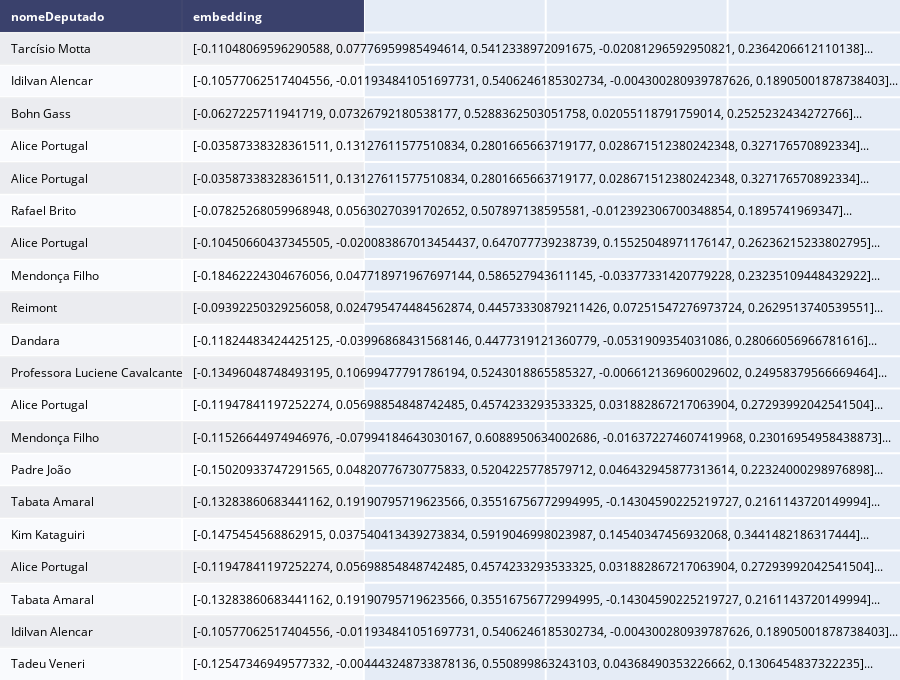

Here is the notebook cell this chart was saved with:
### Markdown cell above
Por aqui, conclui-se as visualizações geradas para o trabalho, e análises podem ser realizadas.

Abaixo estão pedaços de algumas visualizações testes que realizei antes de conseguir chegar na solução acima.

### Code cell
import plotly.figure_factory as ff
import nbformat

print(nbformat.__version__)
# Criar uma tabela com os dados relevantes
tabela = df[["nomeDeputado",  "embedding"]]

# Transformar embeddings em strings reduzidas para exibição
tabela["embedding"] = tabela["embedding"].apply(lambda x: str(x[:5]) + "...")  # Mostra apenas os 5 primeiros valores

# Criando a tabela interativa
fig = ff.create_table(tabela)

# Exibir a tabela
fig.show()

### Figure 1 — Plotly figure (JSON) as saved in the notebook; plotly's stock layout.template omitted (floating-point values rounded to 4 significant figures)
{"data": [{"colorscale": [[0, "#00083e"], [0.5, "#ededee"], [1, "#ffffff"]], "hoverinfo": "none", "opacity": 0.75, "showscale": false, "type": "heatmap", "z": [[0, 0], [0.5, 0.5], [1, 1], [0.5, 0.5], [1, 1], [0.5, 0.5], [1, 1], [0.5, 0.5], [1, 1], [0.5, 0.5], [1, 1], [0.5, 0.5], [1, 1], [0.5, 0.5], [1, 1], [0.5, 0.5], [1, 1], [0.5, 0.5], [1, 1], [0.5, 0.5], [1, 1]]}], "layout": {"annotations": [{"align": "left", "font": {"color": "#ffffff"}, "showarrow": false, "text": "<b>nomeDeputado</b>", "x": -0.45, "xanchor": "left", "xref": "x", "y": 0, "yref": "y"}, {"align": "left", "font": {"color": "#ffffff"}, "showarrow": false, "text": "<b>embedding</b>", "x": 0.55, "xanchor": "left", "xref": "x", "y": 0, "yref": "y"}, {"align": "left", "font": {"color": "#000000"}, "showarrow": false, "text": "Tarcísio Motta", "x": -0.45, "xanchor": "left", "xref": "x", "y": 1, "yref": "y"}, {"align": "left", "font": {"color": "#000000"}, "showarrow": false, "text": "[-0.11048069596290588, 0.07776959985494614, 0.5412338972091675, -0.02081296592950821, 0.2364206612110138]...", "x": 0.55, "xanchor": "left", "xref": "x", "y": 1, "yref": "y"}, {"align": "left", "font": {"color": "#000000"}, "showarrow": false, "text": "Idilvan Alencar", "x": -0.45, "xanchor": "left", "xref": "x", "y": 2, "yref": "y"}, {"align": "left", "font": {"color": "#000000"}, "showarrow": false, "text": "[-0.10577062517404556, -0.011934841051697731, 0.5406246185302734, -0.004300280939787626, 0.18905001878738403]...", "x": 0.55, "xanchor": "left", "xref": "x", "y": 2, "yref": "y"}, {"align": "left", "font": {"color": "#000000"}, "showarrow": false, "text": "Bohn Gass", "x": -0.45, "xanchor": "left", "xref": "x", "y": 3, "yref": "y"}, {"align": "left", "font": {"color": "#000000"}, "showarrow": false, "text": "[-0.0627225711941719, 0.07326792180538177, 0.5288362503051758, 0.02055118791759014, 0.2525232434272766]...", "x": 0.55, "xanchor": "left", "xref": "x", "y": 3, "yref": "y"}, {"align": "left", "font": {"color": "#000000"}, "showarrow": false, "text": "Alice Portugal", "x": -0.45, "xanchor": "left", "xref": "x", "y": 4, "yref": "y"}, {"align": "left", "font": {"color": "#000000"}, "showarrow": false, "text": "[-0.03587338328361511, 0.13127611577510834, 0.2801665663719177, 0.028671512380242348, 0.327176570892334]...", "x": 0.55, "xanchor": "left", "xref": "x", "y": 4, "yref": "y"}, {"align": "left", "font": {"color": "#000000"}, "showarrow": false, "text": "Alice Portugal", "x": -0.45, "xanchor": "left", "xref": "x", "y": 5, "yref": "y"}, {"align": "left", "font": {"color": "#000000"}, "showarrow": false, "text": "[-0.03587338328361511, 0.13127611577510834, 0.2801665663719177, 0.028671512380242348, 0.327176570892334]...", "x": 0.55, "xanchor": "left", "xref": "x", "y": 5, "yref": "y"}, {"align": "left", "font": {"color": "#000000"}, "showarrow": false, "text": "Rafael Brito", "x": -0.45, "xanchor": "left", "xref": "x", "y": 6, "yref": "y"}, {"align": "left", "font": {"color": "#000000"}, "showarrow": false, "text": "[-0.07825268059968948, 0.05630270391702652, 0.507897138595581, -0.012392306700348854, 0.1895741969347]...", "x": 0.55, "xanchor": "left", "xref": "x", "y": 6, "yref": "y"}, {"align": "left", "font": {"color": "#000000"}, "showarrow": false, "text": "Alice Portugal", "x": -0.45, "xanchor": "left", "xref": "x", "y": 7, "yref": "y"}, {"align": "left", "font": {"color": "#000000"}, "showarrow": false, "text": "[-0.10450660437345505, -0.020083867013454437, 0.647077739238739, 0.15525048971176147, 0.26236215233802795]...", "x": 0.55, "xanchor": "left", "xref": "x", "y": 7, "yref": "y"}, {"align": "left", "font": {"color": "#000000"}, "showarrow": false, "text": "Mendonça Filho", "x": -0.45, "xanchor": "left", "xref": "x", "y": 8, "yref": "y"}, {"align": "left", "font": {"color": "#000000"}, "showarrow": false, "text": "[-0.18462224304676056, 0.047718971967697144, 0.586527943611145, -0.03377331420779228, 0.23235109448432922]...", "x": 0.55, "xanchor": "left", "xref": "x", "y": 8, "yref": "y"}, {"align": "left", "font": {"color": "#000000"}, "showarrow": false, "text": "Reimont", "x": -0.45, "xanchor": "left", "xref": "x", "y": 9, "yref": "y"}, {"align": "left", "font": {"color": "#000000"}, "showarrow": false, "text": "[-0.09392250329256058, 0.024795474484562874, 0.44573330879211426, 0.07251547276973724, 0.2629513740539551]...", "x": 0.55, "xanchor": "left", "xref": "x", "y": 9, "yref": "y"}, {"align": "left", "font": {"color": "#000000"}, "showarrow": false, "text": "Dandara", "x": -0.45, "xanchor": "left", "xref": "x", "y": 10, "yref": "y"}, {"align": "left", "font": {"color": "#000000"}, "showarrow": false, "text": "[-0.11824483424425125, -0.03996868431568146, 0.4477319121360779, -0.0531909354031086, 0.28066056966781616]...", "x": 0.55, "xanchor": "left", "xref": "x", "y": 10, "yref": "y"}, {"align": "left", "font": {"color": "#000000"}, "showarrow": false, "text": "Professora Luciene Cavalcante", "x": -0.45, "xanchor": "left", "xref": "x", "y": 11, "yref": "y"}, {"align": "left", "font": {"color": "#000000"}, "showarrow": false, "text": "[-0.13496048748493195, 0.10699477791786194, 0.5243018865585327, -0.006612136960029602, 0.24958379566669464]...", "x": 0.55, "xanchor": "left", "xref": "x", "y": 11, "yref": "y"}, {"align": "left", "font": {"color": "#000000"}, "showarrow": false, "text": "Alice Portugal", "x": -0.45, "xanchor": "left", "xref": "x", "y": 12, "yref": "y"}, {"align": "left", "font": {"color": "#000000"}, "showarrow": false, "text": "[-0.11947841197252274, 0.05698854848742485, 0.4574233293533325, 0.031882867217063904, 0.27293992042541504]...", "x": 0.55, "xanchor": "left", "xref": "x", "y": 12, "yref": "y"}, {"align": "left", "font": {"color": "#000000"}, "showarrow": false, "text": "Mendonça Filho", "x": -0.45, "xanchor": "left", "xref": "x", "y": 13, "yref": "y"}, {"align": "left", "font": {"color": "#000000"}, "showarrow": false, "text": "[-0.11526644974946976, -0.07994184643030167, 0.6088950634002686, -0.016372274607419968, 0.23016954958438873]...", "x": 0.55, "xanchor": "left", "xref": "x", "y": 13, "yref": "y"}, {"align": "left", "font": {"color": "#000000"}, "showarrow": false, "text": "Padre João", "x": -0.45, "xanchor": "left", "xref": "x", "y": 14, "yref": "y"}, {"align": "left", "font": {"color": "#000000"}, "showarrow": false, "text": "[-0.15020933747291565, 0.04820776730775833, 0.5204225778579712, 0.046432945877313614, 0.22324000298976898]...", "x": 0.55, "xanchor": "left", "xref": "x", "y": 14, "yref": "y"}, {"align": "left", "font": {"color": "#000000"}, "showarrow": false, "text": "Tabata Amaral", "x": -0.45, "xanchor": "left", "xref": "x", "y": 15, "yref": "y"}, {"align": "left", "font": {"color": "#000000"}, "showarrow": false, "text": "[-0.13283860683441162, 0.19190795719623566, 0.35516756772994995, -0.14304590225219727, 0.2161143720149994]...", "x": 0.55, "xanchor": "left", "xref": "x", "y": 15, "yref": "y"}, {"align": "left", "font": {"color": "#000000"}, "showarrow": false, "text": "Kim Kataguiri", "x": -0.45, "xanchor": "left", "xref": "x", "y": 16, "yref": "y"}, {"align": "left", "font": {"color": "#000000"}, "showarrow": false, "text": "[-0.1475454568862915, 0.037540413439273834, 0.5919046998023987, 0.14540347456932068, 0.3441482186317444]...", "x": 0.55, "xanchor": "left", "xref": "x", "y": 16, "yref": "y"}, {"align": "left", "font": {"color": "#000000"}, "showarrow": false, "text": "Alice Portugal", "x": -0.45, "xanchor": "left", "xref": "x", "y": 17, "yref": "y"}, {"align": "left", "font": {"color": "#000000"}, "showarrow": false, "text": "[-0.11947841197252274, 0.05698854848742485, 0.4574233293533325, 0.031882867217063904, 0.27293992042541504]...", "x": 0.55, "xanchor": "left", "xref": "x", "y": 17, "yref": "y"}, {"align": "left", "font": {"color": "#000000"}, "showarrow": false, "text": "Tabata Amaral", "x": -0.45, "xanchor": "left", "xref": "x", "y": 18, "yref": "y"}, {"align": "left", "font": {"color": "#000000"}, "showarrow": false, "text": "[-0.13283860683441162, 0.19190795719623566, 0.35516756772994995, -0.14304590225219727, 0.2161143720149994]...", "x": 0.55, "xanchor": "left", "xref": "x", "y": 18, "yref": "y"}, {"align": "left", "font": {"color": "#000000"}, "showarrow": false, "text": "Idilvan Alencar", "x": -0.45, "xanchor": "left", "xref": "x", "y": 19, "yref": "y"}, {"align": "left", "font": {"color": "#000000"}, "showarrow": false, "text": "[-0.10577062517404556, -0.011934841051697731, 0.5406246185302734, -0.004300280939787626, 0.18905001878738403]...", "x": 0.55, "xanchor": "left", "xref": "x", "y": 19, "yref": "y"}, {"align": "left", "font": {"color": "#000000"}, "showarrow": false, "text": "Tadeu Veneri", "x": -0.45, "xanchor": "left", "xref": "x", "y": 20, "yref": "y"}, {"align": "left", "font": {"color": "#000000"}, "showarrow": false, "text": "[-0.12547346949577332, -0.004443248733878136, 0.550899863243103, 0.04368490353226662, 0.1306454837322235]...", "x": 0.55, "xanchor": "left", "xref": "x", "y": 20, "yref": "y"}], "height": 680, "margin": {"b": 0, "l": 0, "r": 0, "t": 0}, "xaxis": {"dtick": 1, "gridwidth": 2, "showticklabels": false, "tick0": -0.5, "ticks": "", "zeroline": false}, "yaxis": {"autorange": "reversed", "dtick": 1, "gridwidth": 2, "showticklabels": false, "tick0": 0.5, "ticks": "", "zeroline": false}}}
